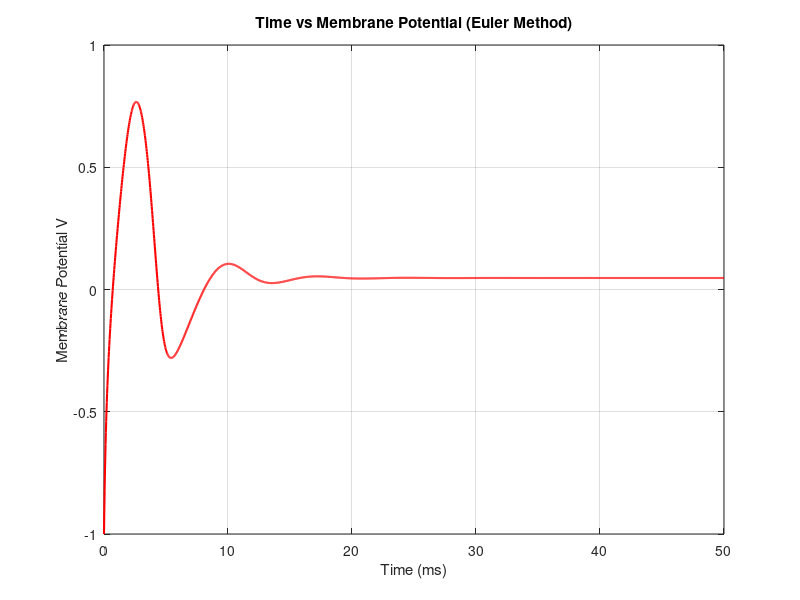
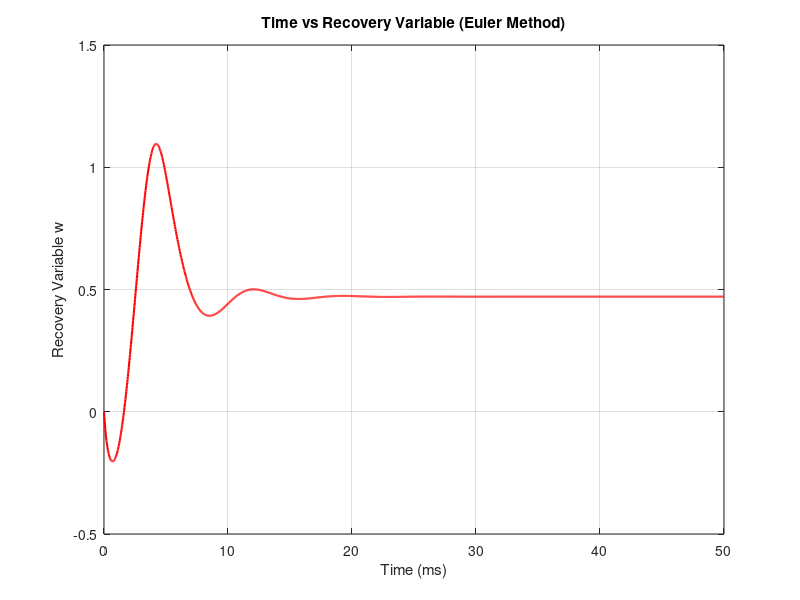
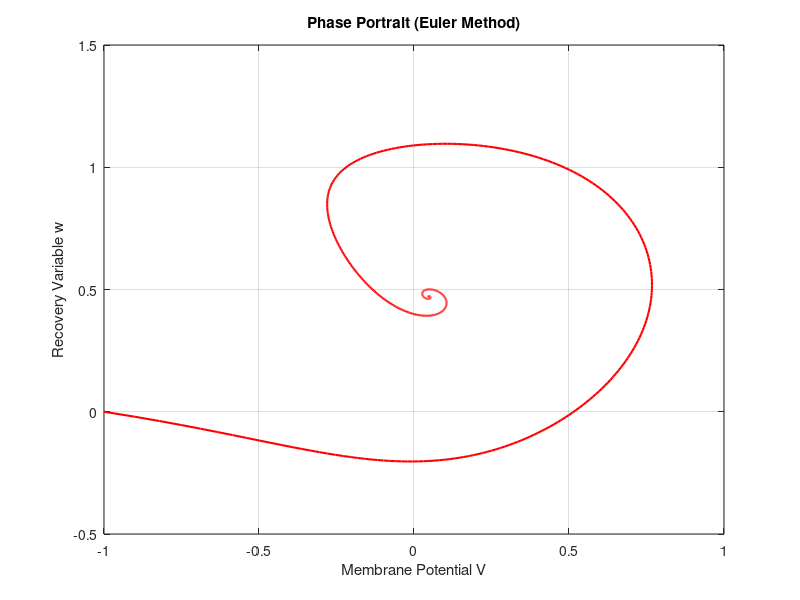
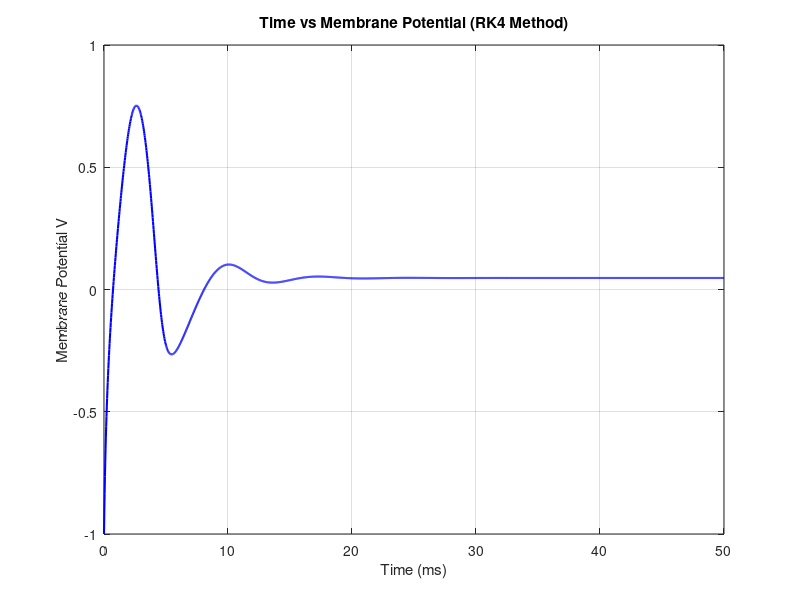

These figures' MATLAB source, in order:
%% FitzHugh-Nagumo Model Simulation using Euler and RK4 Methods

clc; clear; close all;

%% Parameters
a = 0.7; 
b = 0.8; 
c = 0.08;
I = 0.5;  % External current

t_range = [0 50]; % Time range (ms)
num_steps = 2000; 
dt = (t_range(2) - t_range(1)) / num_steps;
t = linspace(t_range(1), t_range(2), num_steps+1);

% Initial conditions
V0 = -1;
w0 = 0;

%% Euler's Method
V_euler = zeros(1, num_steps+1);
w_euler = zeros(1, num_steps+1);
V_euler(1) = V0;
w_euler(1) = w0;

for j = 1:num_steps
    dVdt = V_euler(j) * (a - V_euler(j)) * (V_euler(j) - 1) - w_euler(j) + I;
    dwdt = b * V_euler(j) - c * w_euler(j);
    
    V_euler(j+1) = V_euler(j) + dt * dVdt;
    w_euler(j+1) = w_euler(j) + dt * dwdt;
end

%% RK4 Method
V_rk4 = zeros(1, num_steps+1);
w_rk4 = zeros(1, num_steps+1);
V_rk4(1) = V0;
w_rk4(1) = w0;

for j = 1:num_steps
    k1_V = dt * (V_rk4(j) * (a - V_rk4(j)) * (V_rk4(j) - 1) - w_rk4(j) + I);
    k1_w = dt * (b * V_rk4(j) - c * w_rk4(j));
    
    k2_V = dt * ((V_rk4(j) + k1_V/2) * (a - (V_rk4(j) + k1_V/2)) * ((V_rk4(j) + k1_V/2) - 1) - (w_rk4(j) + k1_w/2) + I);
    k2_w = dt * (b * (V_rk4(j) + k1_V/2) - c * (w_rk4(j) + k1_w/2));
    
    k3_V = dt * ((V_rk4(j) + k2_V/2) * (a - (V_rk4(j) + k2_V/2)) * ((V_rk4(j) + k2_V/2) - 1) - (w_rk4(j) + k2_w/2) + I);
    k3_w = dt * (b * (V_rk4(j) + k2_V/2) - c * (w_rk4(j) + k2_w/2));
    
    k4_V = dt * ((V_rk4(j) + k3_V) * (a - (V_rk4(j) + k3_V)) * ((V_rk4(j) + k3_V) - 1) - (w_rk4(j) + k3_w) + I);
    k4_w = dt * (b * (V_rk4(j) + k3_V) - c * (w_rk4(j) + k3_w));
    
    V_rk4(j+1) = V_rk4(j) + (k1_V + 2*k2_V + 2*k3_V + k4_V) / 6;
    w_rk4(j+1) = w_rk4(j) + (k1_w + 2*k2_w + 2*k3_w + k4_w) / 6;
end

%% Plot Results (Separate Figures)

% Euler's Method Plots
figure;
plot(t, V_euler, 'r', 'LineWidth', 1.5);
xlabel('Time (ms)'); ylabel('Membrane Potential V');
title('Time vs Membrane Potential (Euler Method)');
grid on;

figure;
plot(t, w_euler, 'r', 'LineWidth', 1.5);
xlabel('Time (ms)'); ylabel('Recovery Variable w');
title('Time vs Recovery Variable (Euler Method)');
grid on;

figure;
plot(V_euler, w_euler, 'r', 'LineWidth', 1.5);
xlabel('Membrane Potential V'); ylabel('Recovery Variable w');
title('Phase Portrait (Euler Method)');
grid on;

% RK4 Method Plots
figure;
plot(t, V_rk4, 'b', 'LineWidth', 1.5);
xlabel('Time (ms)'); ylabel('Membrane Potential V');
title('Time vs Membrane Potential (RK4 Method)');
grid on;

figure;
plot(t, w_rk4, 'b', 'LineWidth', 1.5);
xlabel('Time (ms)'); ylabel('Recovery Variable w');
title('Time vs Recovery Variable (RK4 Method)');
grid on;

figure;
plot(V_rk4, w_rk4, 'b', 'LineWidth', 1.5);
xlabel('Membrane Potential V'); ylabel('Recovery Variable w');
title('Phase Portrait (RK4 Method)');
grid on;
